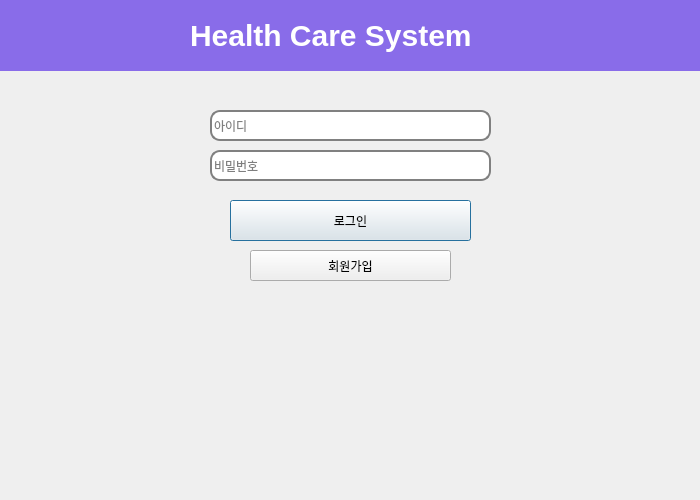
<?xml version="1.0" encoding="UTF-8"?>
<ui version="4.0">
 <class>Dialog</class>
 <widget class="QDialog" name="Dialog">
  <property name="geometry">
   <rect>
    <x>0</x>
    <y>0</y>
    <width>700</width>
    <height>500</height>
   </rect>
  </property>
  <property name="windowTitle">
   <string>Dialog</string>
  </property>
  <property name="styleSheet">
   <string notr="true"/>
  </property>
  <widget class="QPushButton" name="loginBtn">
   <property name="geometry">
    <rect>
     <x>230</x>
     <y>200</y>
     <width>241</width>
     <height>41</height>
    </rect>
   </property>
   <property name="text">
    <string>로그인</string>
   </property>
  </widget>
  <widget class="QLineEdit" name="passwordInput">
   <property name="geometry">
    <rect>
     <x>210</x>
     <y>150</y>
     <width>281</width>
     <height>31</height>
    </rect>
   </property>
   <property name="styleSheet">
    <string notr="true">border-radius: 10px;
border: 2px solid gray;</string>
   </property>
   <property name="echoMode">
    <enum>QLineEdit::Password</enum>
   </property>
   <property name="placeholderText">
    <string>비밀번호</string>
   </property>
  </widget>
  <widget class="QLineEdit" name="idInput">
   <property name="geometry">
    <rect>
     <x>210</x>
     <y>110</y>
     <width>281</width>
     <height>31</height>
    </rect>
   </property>
   <property name="styleSheet">
    <string notr="true">border-radius: 10px;
border: 2px solid gray;</string>
   </property>
   <property name="placeholderText">
    <string>아이디</string>
   </property>
  </widget>
  <widget class="QLabel" name="label">
   <property name="geometry">
    <rect>
     <x>190</x>
     <y>10</y>
     <width>321</width>
     <height>51</height>
    </rect>
   </property>
   <property name="styleSheet">
    <string notr="true">text-align:center;
font-size: 30px;
color:white;
font-weight:bold;</string>
   </property>
   <property name="text">
    <string>Health Care System</string>
   </property>
  </widget>
  <widget class="QLabel" name="label_2">
   <property name="geometry">
    <rect>
     <x>0</x>
     <y>0</y>
     <width>711</width>
     <height>71</height>
    </rect>
   </property>
   <property name="styleSheet">
    <string notr="true">background-color:rgba(137, 108, 233);</string>
   </property>
   <property name="text">
    <string/>
   </property>
  </widget>
  <widget class="QPushButton" name="loginBtn_2">
   <property name="geometry">
    <rect>
     <x>250</x>
     <y>250</y>
     <width>201</width>
     <height>31</height>
    </rect>
   </property>
   <property name="text">
    <string>회원가입</string>
   </property>
  </widget>
  <zorder>label_2</zorder>
  <zorder>loginBtn</zorder>
  <zorder>passwordInput</zorder>
  <zorder>idInput</zorder>
  <zorder>label</zorder>
  <zorder>loginBtn_2</zorder>
 </widget>
 <resources/>
 <connections/>
</ui>
